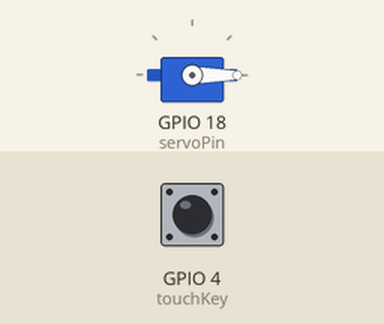
Simulated run of this sketch. Board: ESP32. Parts: servo. Inputs (shaded band) come from the test bench; at power-on: GPIO 4 (touchKey) LOW.

Above: at 1.2 s.
1.3 s: GPIO 4 (touchKey) pulled HIGH for 0.15 s
At 1.38 s:
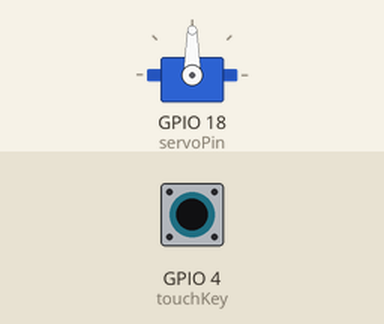
2.9 s: GPIO 4 (touchKey) pulled HIGH for 3.2 s
At 7.1 s:
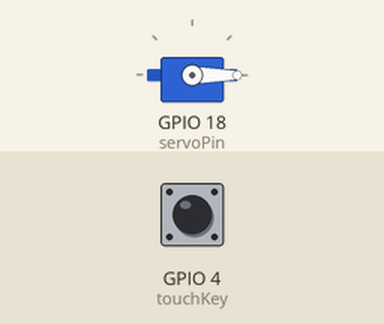
Timing chart, 0 to 8.6 s (numbered marks = the images above; inputs shaded):
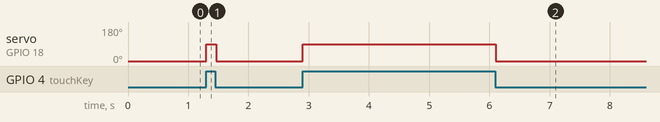

Measured:
- after the input at 1.3 s, servo on GPIO 18 (servoPin): 0° → 90° at once, → 0° 0.16 s later
- after the input at 2.9 s, servo on GPIO 18 (servoPin): 0° → 90° at once, → 0° 3.2 s later

The sketch:

Locking_Mechanism.ino
```cpp
#include <ESP32Servo.h>

Servo myServo;
int servoPin = 18;
int touchKey = 4;
void setup() {
  // put your setup code here, to run once:
  myServo.attach(servoPin);
  pinMode(touchKey, INPUT);
  Serial.begin(115200);
}

void loop() {
  // put your main code here, to run repeatedly:
  if(digitalRead(touchKey)==HIGH) {
    myServo.write(90);
  }
  else {
    myServo.write(0);
  }
  delay(20);
}
```
